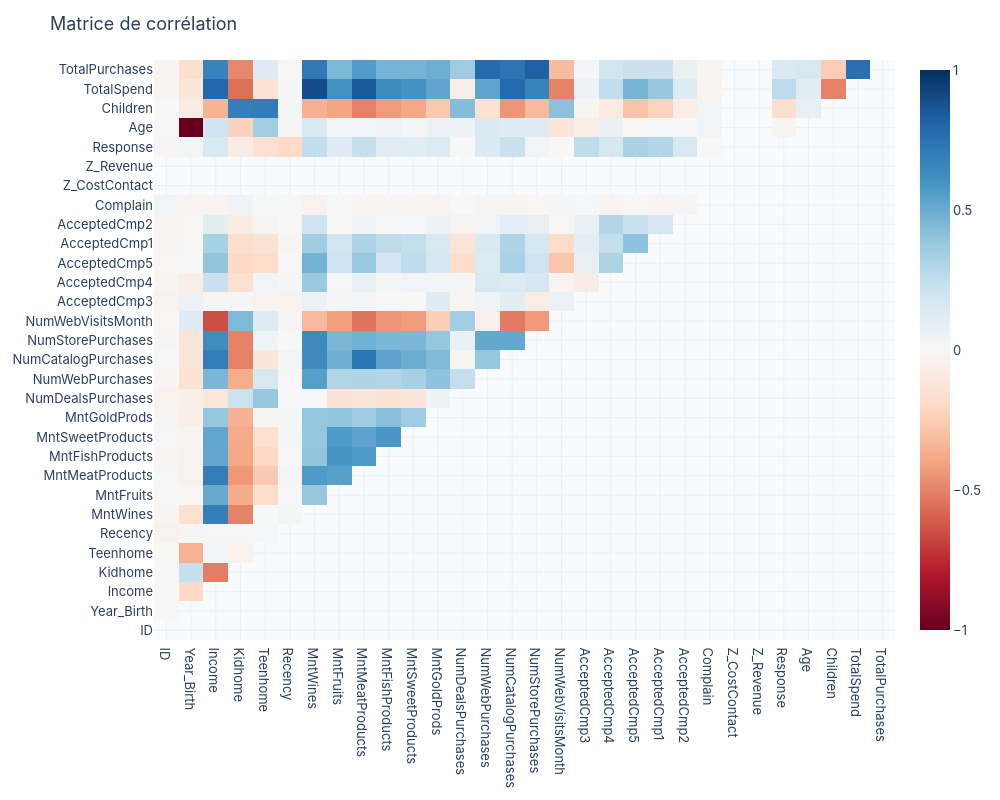
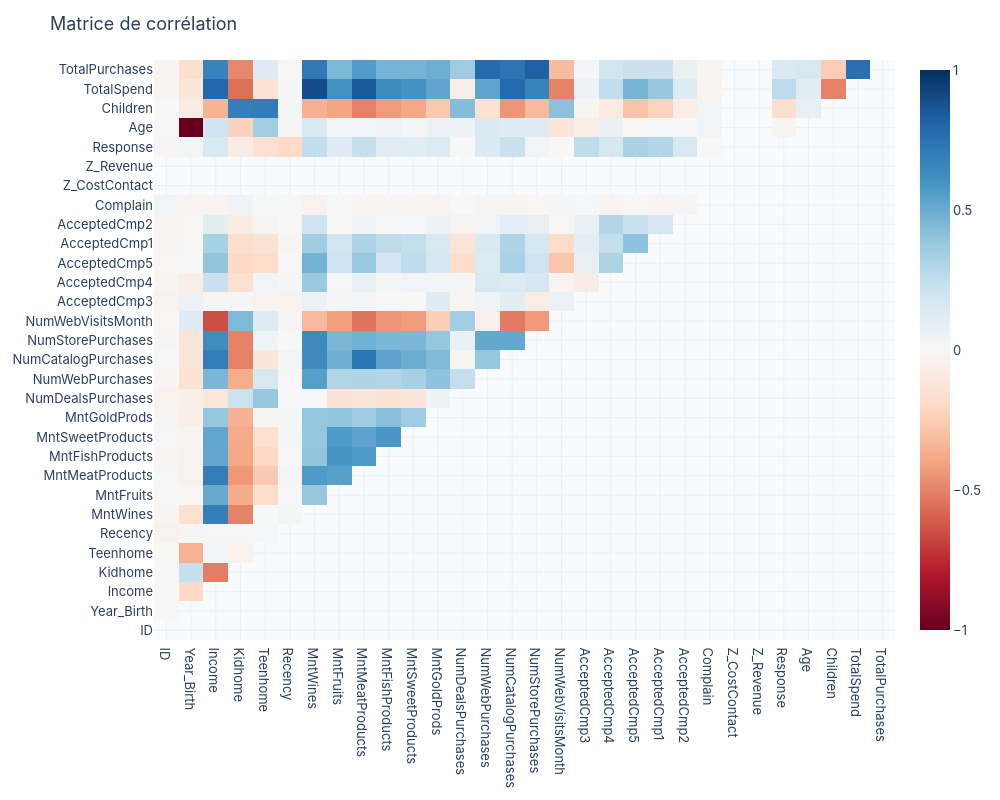

Notebook source saved alongside these figures, in order:
### Code cell
# Matrice de corrélation
num_cols = df_clean.select_dtypes(include=np.number).columns
corr_matrix = df_clean[num_cols].corr()
mask = np.triu(np.ones_like(corr_matrix, dtype=bool))
corr_masked = corr_matrix.mask(mask)

fig = go.Figure(go.Heatmap(
    z=corr_masked.values, x=corr_masked.columns, y=corr_masked.columns,
    colorscale='RdBu', zmid=0, zmin=-1, zmax=1,
))
fig.update_layout(title='Matrice de corrélation', height=800, width=1000)
show_figure(fig, '../reports/figures/ex2_correlation.png', width=1000, height=800)

### Figure 1 — Plotly figure (JSON) as saved in the notebook; plotly's stock layout.template omitted (floating-point values rounded to 4 significant figures; data arrays with more than 128 entries replaced by an {"elided": "..."} marker saying what was removed)
{"data": [{"colorscale": [[0, "rgb(103,0,31)"], [0.1, "rgb(178,24,43)"], [0.2, "rgb(214,96,77)"], [0.3, "rgb(244,165,130)"], [0.4, "rgb(253,219,199)"], [0.5, "rgb(247,247,247)"], [0.6, "rgb(209,229,240)"], [0.7, "rgb(146,197,222)"], [0.8, "rgb(67,147,195)"], [0.9, "rgb(33,102,172)"], [1, "rgb(5,48,97)"]], "type": "heatmap", "x": ["ID", "Year_Birth", "Income", "Kidhome", "Teenhome", "Recency", "MntWines", "MntFruits", "MntMeatProducts", "MntFishProducts", "MntSweetProducts", "MntGoldProds", "NumDealsPurchases", "NumWebPurchases", "NumCatalogPurchases", "NumStorePurchases", "NumWebVisitsMonth", "AcceptedCmp3", "AcceptedCmp4", "AcceptedCmp5", "AcceptedCmp1", "AcceptedCmp2", "Complain", "Z_CostContact", "Z_Revenue", "Response", "Age", "Children", "TotalSpend", "TotalPurchases"], "y": ["ID", "Year_Birth", "Income", "Kidhome", "Teenhome", "Recency", "MntWines", "MntFruits", "MntMeatProducts", "MntFishProducts", "MntSweetProducts", "MntGoldProds", "NumDealsPurchases", "NumWebPurchases", "NumCatalogPurchases", "NumStorePurchases", "NumWebVisitsMonth", "AcceptedCmp3", "AcceptedCmp4", "AcceptedCmp5", "AcceptedCmp1", "AcceptedCmp2", "Complain", "Z_CostContact", "Z_Revenue", "Response", "Age", "Children", "TotalSpend", "TotalPurchases"], "z": {"elided": "30x30 float values"}, "zmax": 1, "zmid": 0, "zmin": -1}], "layout": {"colorway": ["#4682B4", "#FF6347", "#FF7F50", "#708090"], "font": {"family": "-apple-system, BlinkMacSystemFont, Segoe UI, Roboto, sans-serif", "size": 13}, "height": 800, "legend": {"orientation": "h", "x": 1, "xanchor": "right", "y": 1.02, "yanchor": "bottom"}, "margin": {"b": 50, "l": 60, "r": 30, "t": 60}, "paper_bgcolor": "#FFFFFF", "plot_bgcolor": "#F8FAFC", "title": {"text": "Matrice de corrélation"}, "width": 1000}}

### Figure 2 — Plotly figure (JSON) as saved in the notebook; plotly's stock layout.template omitted (floating-point values rounded to 4 significant figures; data arrays with more than 128 entries replaced by an {"elided": "..."} marker saying what was removed)
{"data": [{"colorscale": [[0, "rgb(103,0,31)"], [0.1, "rgb(178,24,43)"], [0.2, "rgb(214,96,77)"], [0.3, "rgb(244,165,130)"], [0.4, "rgb(253,219,199)"], [0.5, "rgb(247,247,247)"], [0.6, "rgb(209,229,240)"], [0.7, "rgb(146,197,222)"], [0.8, "rgb(67,147,195)"], [0.9, "rgb(33,102,172)"], [1, "rgb(5,48,97)"]], "type": "heatmap", "x": ["ID", "Year_Birth", "Income", "Kidhome", "Teenhome", "Recency", "MntWines", "MntFruits", "MntMeatProducts", "MntFishProducts", "MntSweetProducts", "MntGoldProds", "NumDealsPurchases", "NumWebPurchases", "NumCatalogPurchases", "NumStorePurchases", "NumWebVisitsMonth", "AcceptedCmp3", "AcceptedCmp4", "AcceptedCmp5", "AcceptedCmp1", "AcceptedCmp2", "Complain", "Z_CostContact", "Z_Revenue", "Response", "Age", "Children", "TotalSpend", "TotalPurchases"], "y": ["ID", "Year_Birth", "Income", "Kidhome", "Teenhome", "Recency", "MntWines", "MntFruits", "MntMeatProducts", "MntFishProducts", "MntSweetProducts", "MntGoldProds", "NumDealsPurchases", "NumWebPurchases", "NumCatalogPurchases", "NumStorePurchases", "NumWebVisitsMonth", "AcceptedCmp3", "AcceptedCmp4", "AcceptedCmp5", "AcceptedCmp1", "AcceptedCmp2", "Complain", "Z_CostContact", "Z_Revenue", "Response", "Age", "Children", "TotalSpend", "TotalPurchases"], "z": {"elided": "30x30 float values"}, "zmax": 1, "zmid": 0, "zmin": -1}], "layout": {"colorway": ["#4682B4", "#FF6347", "#FF7F50", "#708090"], "font": {"family": "-apple-system, BlinkMacSystemFont, Segoe UI, Roboto, sans-serif", "size": 13}, "height": 800, "legend": {"orientation": "h", "x": 1, "xanchor": "right", "y": 1.02, "yanchor": "bottom"}, "margin": {"b": 50, "l": 60, "r": 30, "t": 60}, "paper_bgcolor": "#FFFFFF", "plot_bgcolor": "#F8FAFC", "title": {"text": "Matrice de corrélation"}, "width": 1000}}
